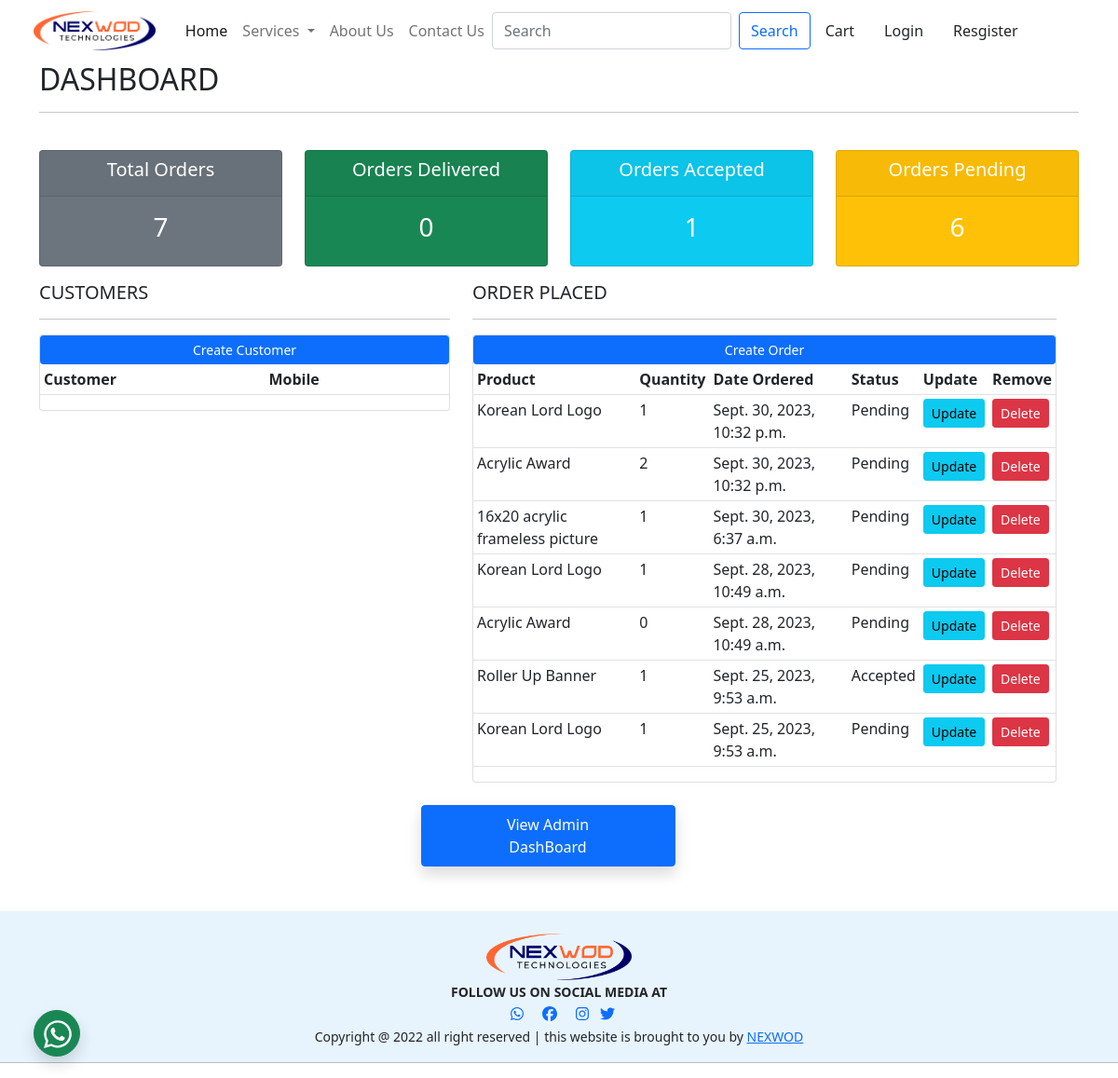
Page /dashboard/ on the earlier database version.
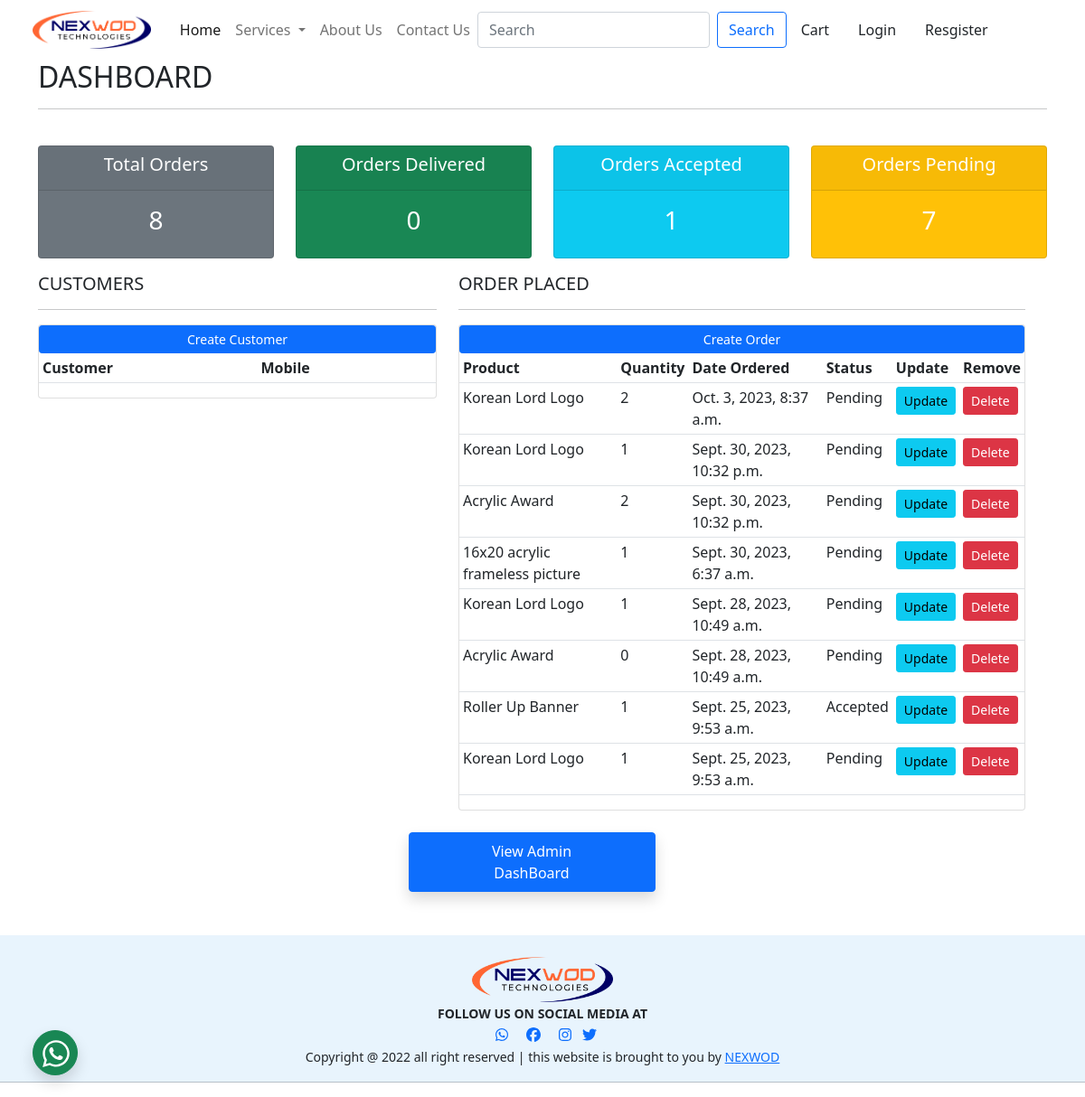
Same page on the later database version.
### app/models.py (models this page shows, shortened)
class OrderPlaced(models.Model):
    user = models.ForeignKey(User,on_delete=models.CASCADE, null=True)
    product = models.ForeignKey(Product,on_delete=models.CASCADE, null=True)
    quantity = models.PositiveIntegerField(default = 1, null=True)
    ordered_date = models.DateTimeField(auto_now_add=True)
    status = models.CharField(max_length=50, choices = STATUS_CHOICES, default='Pending', null=True)
    payment = models.ForeignKey(Payapp, on_delete=models.CASCADE, default='', null=True)

class Product(models.Model):
    title = models.CharField(max_length = 100)
    selling_price = models.FloatField()
    added_to_cart = models.BooleanField(default=False)
    discounted_price = models.FloatField()
    producer = models.CharField(choices=PRODUCER_CHOICES, max_length = 2)
    description = models.TextField(default = '')
    category = models.CharField(choices=CATEGORY_CHOICES, max_length = 2)
    product_image = models.ImageField(upload_to='product')
    def __str__(self):
        return self.title

### app/views.py (the view)
# urls.py: path('dashboard/', views.dashboard, name = 'dashboard'),
def dashboard(request):
    totalitem = 0
    if request.user.is_authenticated:
        totalitem = len(Cart.objects.filter(user=request.user))
    customers = Customer.objects.all()
    orders = OrderPlaced.objects.all().order_by('-id')
    total_customers = customers.count()
    total_orders = orders.count()
    delivered = orders.filter(status ='Delivered').count()
    pending = orders.filter(status ='Pending').count()
    accepted = orders.filter(status ='Accepted').count() + orders.filter(status ='Packed').count()+ orders.filter(status ='On the Way').count()
    return render(request, 'app/dashboard.html', locals())

### app/templates/app/dashboard.html (shortened to what the changed rows need)
{% extends 'app/base.html' %}
{% load static %}
{% block main-content %}
<div class="container ">
    <h2>DASHBOARD</h2><hr><br>
    <div class="row">
        <div class="col">
            <div class="col-md">
                <div id="total-orders" class="card text-center bg-secondary text-white mb-3">
                    <div class="card-body ">
                        <h3 class="card-title">
                            {{total_orders}}
                        </h3>
                    </div>
                </div>
            </div>
            </div>
        <div class="col">
            <div class="col-md">
                <div id="orders-pending" class="card text-center bg-warning text-white mb-3">
                    <div class="card-body">
                        <h3 class="card-title">
                            {{pending}}
                        </h3>
                    </div>
                </div>
            </div>
        </div>
    <div class="row">
        <div class="col-md-5">
            <div class="card cardbody">
                <table class="table table-sm">
                    <tr>
                        <th>Customer</th>
                        <th>Mobile</th>
                        <th></th>
                    </tr>
                </table>
            </div>
        </div>
        <div class="col-md-7">
            <div class="card cardbody">
                <table class="table table-sm">
                    <tr>
                        <th>Product</th>
                        <th>Quantity</th>
                        <th>Date Ordered</th>
                        <th>Status</th>
                        <th>Update</th>
                        <th>Remove</th>
                    </tr>
                    {% for order in orders %}
                    <tr>
                        <td>{{order.product}}</td>
                        <td>{{order.quantity}}</td>
                        <td>{{order.ordered_date}}</td>
                        <td>{{order.status}}</td>
                        <td><a class="btn btn-sm btn-info" href="#">Update</a></td>
                        <td><a class="btn btn-sm btn-danger" href="#">Delete</a></td>
                    </tr>
                    {% endfor %}
                </table>
            </div>
        </div>
    </div>
    </div>
</div>
{% endblock main-content %}

Differences in the rows shown:
added OrderPlaced: product "Korean Lord Logo", quantity "2", ordered_date "Oct. 3, 2023, 8:37 a.m.", status "Pending"
Other differences:
{{ total_orders }}: "7" → "8"
{{ pending }}: "6" → "7"
